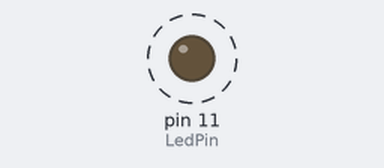
This program was run on a simulated Raspberry Pi (header pin numbers). Shown: output pins drawn as LEDs (lit = HIGH). Dashed ring = blinking. What the program prints to the terminal is not drawn.

Above: at 0.2 s.
Timing chart, 0 to 3.0 s (numbered marks = the images above):
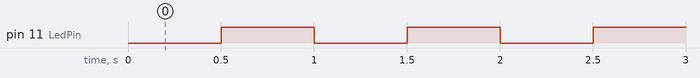

The program:

03_led.py
```python
import RPi.GPIO as GPIO
import time

LedPin = 11 #pin11

def setup():
    GPIO.setmode(GPIO.BOARD)
    GPIO.setup(LedPin, GPIO.OUT)
    GPIO.output(LedPin, GPIO.HIGH)

def loop():
    while True:
        print '..led on'
        GPIO.output(LedPin, GPIO.LOW)
        time.sleep(0.5)
        print 'led off..'
        GPIO.output(LedPin, GPIO.HIGH)
        time.sleep(0.5)

def destroy():
    GPIO.output(LedPin, GPIO.HIGH)
    GPIO.cleanup()

if __name__ == '__main__':
    setup()
    try:
        loop()
    except KeyboardInterrupt:
        destroy()
```

Measured:
- by itself, pin 11 (LedPin): alternates HIGH for 0.50 s and LOW for 0.50 s
